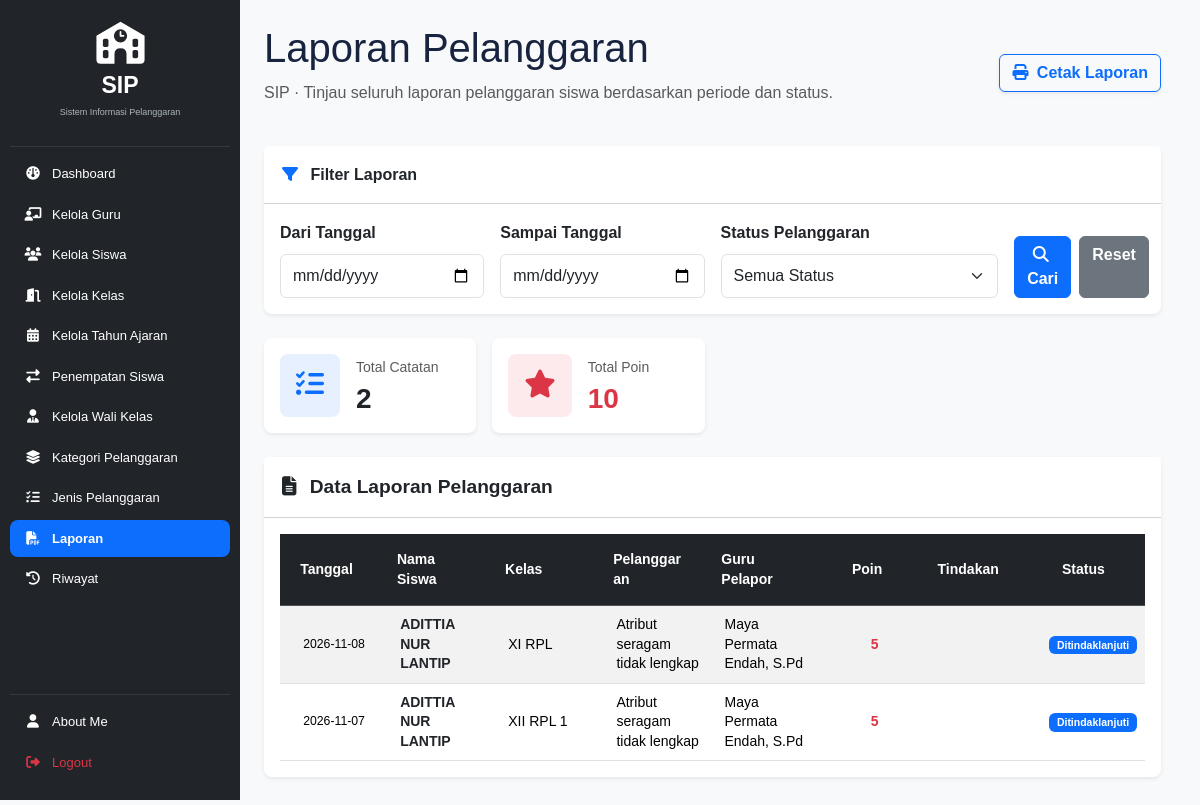
The app's page /laporan.php (signed in), older data.
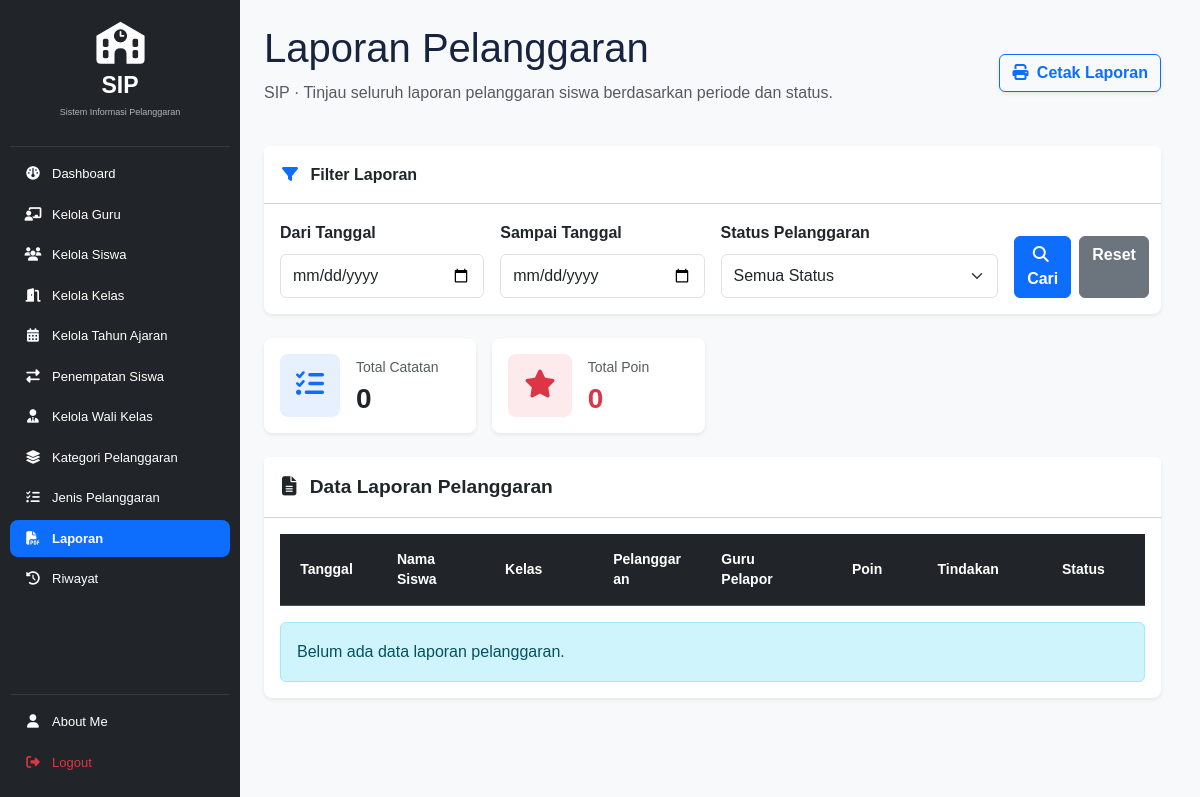
The same page, newer data.
### tables this page shows
CREATE TABLE `t_pelanggaran_siswa` (
  `id` int(11) NOT NULL,
  `tahun_ajaran_id` int(11) DEFAULT NULL,
  `siswa_id` int(11) DEFAULT NULL,
  `nama_siswa` varchar(150) NOT NULL,
  `kelas_id` int(11) DEFAULT NULL,
  `nama_kelas` varchar(100) NOT NULL,
  `pelanggaran_id` int(11) DEFAULT NULL,
  `nama_pelanggaran` varchar(150) NOT NULL,
  `pelanggaran_kategori_id` int(11) DEFAULT NULL,
  `guru_id` int(11) DEFAULT NULL,
  `nama_guru` varchar(150) NOT NULL,
  `tanggal` date DEFAULT NULL,
  `keterangan` text NOT NULL,
  `poin` int(11) NOT NULL,
  `tindakan` text NOT NULL,
  `status` varchar(30) NOT NULL,
  `created_at` timestamp NOT NULL DEFAULT current_timestamp(),
  `updated_at` timestamp NOT NULL DEFAULT current_timestamp()
);

### includes/akses_pelanggaran.php (called while the page is built, shortened)
<?php
function konteks_akses_pelanggaran(mysqli $koneksi, bool $wali_saja = false): array
{
    $role = strtolower(trim($_SESSION['role'] ?? ''));
    if ($role === 'admin') {
        return [
            'role' => 'admin',
            'guru_id' => null,
            'kelas_ids' => [],
            'is_wali' => false,
        ];
    }
    $user_id = (int)($_SESSION['id_user'] ?? 0);
    $stmt = mysqli_prepare(
        $koneksi,
        "SELECT id
         FROM t_guru
         WHERE user_id = ?
         AND status_aktif = 1
         LIMIT 1"
    );
    mysqli_stmt_bind_param($stmt, 'i', $user_id);
    mysqli_stmt_execute($stmt);
    $guru = mysqli_fetch_assoc(
        mysqli_stmt_get_result($stmt)
    );
    $guru_id = (int)$guru['id'];
    $kelas_ids = [];
    return [
        'role' => 'guru',
        'guru_id' => $guru_id,
        'kelas_ids' => $kelas_ids,
        'is_wali' => !empty($kelas_ids),
    ];
}
function lingkup_sql_pelanggaran(
    array $konteks,
    string $alias = 'ps',
    bool $kelas_wali = false
): string {
    if ($konteks['role'] === 'admin') {
        return '1 = 1';
    }
    return $alias . '.guru_id = ' .
           (int)$konteks['guru_id'];
}
?>

### laporan.php (the view, shortened to what the changed rows need)
<?php
include 'config/koneksi.php';
include 'includes/akses_pelanggaran.php';
$konteks = konteks_akses_pelanggaran($koneksi);
$lingkup = lingkup_sql_pelanggaran($konteks, 'ps');
$where = [];
$where[] = (!empty($lingkup) && trim($lingkup) !== '')
    ? $lingkup
    : '1=1';
$where_clause = implode(' AND ', $where);
$sql = "SELECT
            ps.id,
            ps.tanggal,
            ps.poin,
            ps.tindakan,
            ps.status,
            COALESCE(
                s.nama,
                ps.nama_siswa,
                'Siswa Tidak Ditemukan'
            ) AS nama_siswa,
            COALESCE(
                k.nama,
                ps.nama_kelas,
                '-'
            ) AS nama_kelas,
            COALESCE(
                p.nama,
                ps.nama_pelanggaran,
                '-'
            ) AS nama_pelanggaran,
            COALESCE(
                g.nama,
                ps.nama_guru,
                'Sistem / Admin'
            ) AS nama_guru
        FROM t_pelanggaran_siswa ps
        LEFT JOIN t_siswa s
            ON ps.siswa_id = s.id
        LEFT JOIN t_kelas k
            ON ps.kelas_id = k.id
        LEFT JOIN t_pelanggaran p
            ON ps.pelanggaran_id = p.id
        LEFT JOIN t_guru g
            ON ps.guru_id = g.id
        WHERE $where_clause
        ORDER BY ps.tanggal DESC, ps.id DESC";
$hasil = mysqli_query($koneksi, $sql);
$data_laporan = [];
$total_poin = 0;
$jumlah_catatan = 0;
if ($hasil) {
    while ($row = mysqli_fetch_assoc($hasil)) {
        $total_poin += (int)$row['poin'];
        $jumlah_catatan++;
        $data_laporan[] = $row;
    }
}
?>
<!DOCTYPE html>
<html lang="id">
<head>
    <link href="https://cdn.jsdelivr.net/npm/bootstrap@5.3.3/dist/css/bootstrap.min.css" rel="stylesheet">
    <link rel="stylesheet" href="https://cdnjs.cloudflare.com/ajax/libs/font-awesome/6.4.0/css/all.min.css">
    <link rel="stylesheet" href="https://cdn.datatables.net/1.13.7/css/dataTables.bootstrap5.min.css">
    <link rel="stylesheet" href="layout/style.css">
</head>
<body class="bg-light">
<div class="container-fluid">
    <div class="row">
        <?php include 'layout/sidebar.php'; ?>
        <main class="col-md-9 ms-sm-auto col-lg-10 p-4">
            <header class="admin-page-header mb-4">
                <div class="d-flex flex-wrap justify-content-between align-items-center gap-3">
                    <div>
                        <h1>Laporan Pelanggaran</h1>
                    </div>
                </div>
            </header>
            <div class="row g-3 mb-4">
                <div class="col-md-6 col-lg-3">
                    <div class="card border-0 shadow-sm rounded-3 h-100">
                        <div class="card-body d-flex align-items-center">
                            <div>
                                <p class="text-muted small mb-1">
                                    Total Catatan
                                </p>
                                <h3 class="fw-bold mb-0">
                                    <?= number_format($jumlah_catatan) ?>
                                </h3>
                            </div>
                        </div>
                    </div>
                </div>
                <div class="col-md-6 col-lg-3">
                    <div class="card border-0 shadow-sm rounded-3 h-100">
                        <div class="card-body d-flex align-items-center">
                            <div>
                                <p class="text-muted small mb-1">
                                    Total Poin
                                </p>
                                <h3 class="fw-bold text-danger mb-0">
                                    <?= number_format($total_poin) ?>
                                </h3>
                            </div>
                        </div>
                    </div>
                </div>
            </div>
            <div class="card border-0 shadow-sm rounded-3 mb-5">
                <div class="card-body p-3">
                    <div class="table-responsive">
                        <table
                            id="tabelLaporan"
                            class="table table-striped table-hover align-middle mb-0 w-100"
                        >
                            <thead class="table-dark">
                                <tr>
                                    <th class="text-center py-3">Tanggal</th>
                                    <th class="py-3">Nama Siswa</th>
                                    <th class="py-3">Kelas</th>
                                    <th class="py-3">Pelanggaran</th>
                                    <th class="py-3">Guru Pelapor</th>
                                    <th class="text-center py-3">Poin</th>
                                    <th class="py-3">Tindakan</th>
                                    <th class="text-center py-3">Status</th>
                                </tr>
                            </thead>
                            <tbody>
                                <?php foreach ($data_laporan as $row): ?>
                                    <?php
                                    $warna = 'secondary';
                                    if ($row['status'] === 'Selesai') {
                                        $warna = 'success';
                                    } elseif ($row['status'] === 'Proses') {
                                        $warna = 'warning';
                                    } elseif ($row['status'] === 'Ditindaklanjuti') {
                                        $warna = 'primary';
                                    }
                                    ?>
                                    <tr>
                                        <td class="text-center small text-nowrap">
                                            <?= htmlspecialchars($row['tanggal'] ?? '-') ?>
                                        </td>
                                        <td class="fw-semibold text-dark">
                                            <?= htmlspecialchars($row['nama_siswa']) ?>
                                        </td>
                                        <td>
                                            <?= htmlspecialchars($row['nama_kelas']) ?>
                                        </td>
                                        <td>
                                            <?= htmlspecialchars($row['nama_pelanggaran']) ?>
                                        </td>
                                        <td>
                                            <?= htmlspecialchars($row['nama_guru']) ?>
                                        </td>
                                        <td class="text-center fw-bold text-danger">
                                            <?= (int)$row['poin'] ?>
                                        </td>
                                        <td>
                                        </td>
                                        <td class="text-center">
                                            <span class="badge bg-<?= $warna ?> px-2 py-1">
                                                <?= htmlspecialchars($row['status'] ?? '-') ?>
                                            </span>
                                        </td>
                                    </tr>
                                <?php endforeach; ?>
                            </tbody>
                        </table>
                    </div>
                    <?php if ($hasil && $jumlah_catatan === 0): ?>
                        <div class="alert alert-info mt-3 mb-0">
                            Belum ada data laporan pelanggaran.
                        </div>
                    <?php endif; ?>
                </div>
            </div>
        </main>
    </div>
</div>
</body>
</html>

Row changes from the older to the newer data that the page shows:
removed t_pelanggaran_siswa: tanggal "2026-11-08", nama_siswa "ADITTIA NUR LANTIP", nama_kelas "XI RPL", nama_pelanggaran "Atribut seragam tidak lengkap", nama_guru "Maya Permata Endah, S.Pd", poin "5", status "Ditindaklanjuti"
removed t_pelanggaran_siswa: tanggal "2026-11-07", nama_siswa "ADITTIA NUR LANTIP", nama_kelas "XII RPL 1", nama_pelanggaran "Atribut seragam tidak lengkap", nama_guru "Maya Permata Endah, S.Pd", poin "5", status "Ditindaklanjuti"
Text that changed along with them:
$jumlah_catatan: "2" → "0"
$total_poin: "10" → "0"
text now shown: "Belum ada data laporan pelanggaran."
